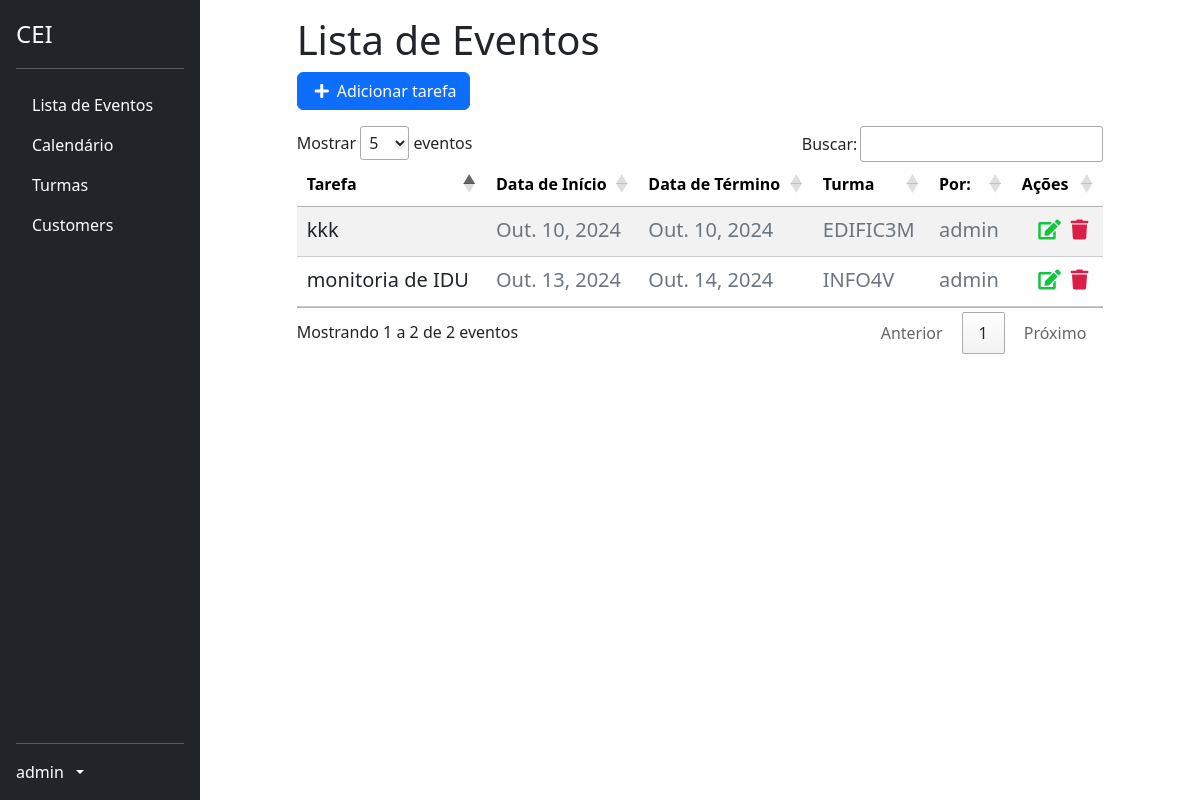
Before: /list/ (signed in) with the older database file.
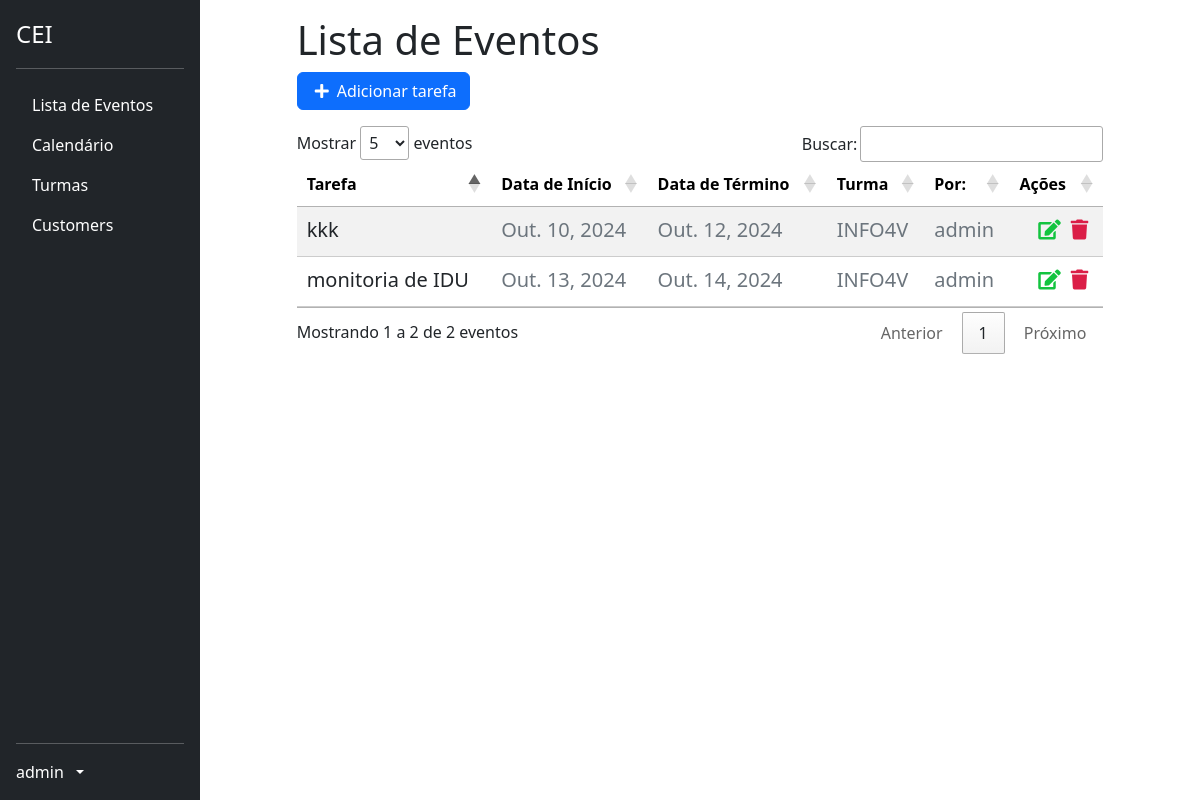
After: the same page with the newer database file.
### tasks/models.py (models this page shows, shortened)
class Task(models.Model):
    id = models.BigAutoField(primary_key=True)
    title = models.CharField(max_length=255)
    description = models.TextField()
    start_date = models.DateField()
    end_date = models.DateField()
    total_subs = models.PositiveIntegerField(default=0)
    subs = models.PositiveIntegerField(default=0)
    start_time = models.TimeField()
    end_time = models.TimeField()
    usuario = models.ForeignKey(CustomUser, on_delete=models.PROTECT)
    turma = models.ForeignKey('classes.Turma', on_delete=models.CASCADE)
    created_at = models.DateTimeField(auto_now_add=True)
    updated_at = models.DateTimeField(auto_now=True)

### classes/models.py (models this page shows, shortened)
class Turma(models.Model):
    TURNO_CHOICES = [
        ('manha', 'Manhã'),
        ('tarde', 'Tarde'),
        ('noite', 'Noite'),
    ]
    CURSO_CHOICES = [
        ('edificacoes', 'Edificações'),
        ('informatica', 'Informática'),
        ('meio_ambiente', 'Meio Ambiente'),
        ('matematica', 'Matemática'),
    ]
    SERIE_CHOICES = [
        ('1', '1º Ano'),
        ('2', '2º Ano'),
        ('3', '3º Ano'),
        ('4', '4º Ano'),
    ]
    nome = models.CharField(max_length=100)
    serie = models.CharField(max_length=1, choices=SERIE_CHOICES)
    turno = models.CharField(max_length=5, choices=TURNO_CHOICES)
    curso = models.CharField(max_length=15, choices=CURSO_CHOICES)

### profiles/models.py (models this page shows)
class CustomUser(AbstractUser):
    id = models.BigAutoField(primary_key=True)
    turma = models.ForeignKey('classes.Turma', on_delete=models.SET_NULL, blank=True, null=True)

### tasks/views.py (the view)
# urls.py: path('list/', TaskListView.as_view(), name='task-list'),
class TaskListView(GroupRequiredMixin, LoginRequiredMixin, ListView):
    group_required = u"Docente"
    login_url = reverse_lazy('login')
    model = Task
    template_name = 'tasks/list.html'
    context_object_name = 'tasks'
    ordering = '-created_at'
    def get_queryset(self):
        self.tasks = Task.objects.filter(usuario=self.request.user)
        return self.tasks

### tasks/templates/tasks/list.html (shortened to what this page needs)
{% extends 'base.html' %}
{% block content %}
<div class="offset-1 col-10 list-div">
    <h1>Lista de Eventos</h1>
    <div class="row mb-3">
        <div class="col-auto btn-primary">
            <a id="add-link" href="{% url 'new-task' %}" class="btn btn-primary d-flex align-items-center">
                <i class="fas fa-plus me-2"></i> Adicionar tarefa
            </a>
        </div>
    </div>
    <table id="taskTable" class="table table-striped table-hover" style="margin-top: 30px;">
        <thead class="table">
            <tr>
                <th>Tarefa</th>
                <th>Data de Início</th>
                <th>Data de Término</th>
                <th>Turma</th>
                <th>Por:</th>
                <th>Ações</th>
            </tr>
        </thead>
        <tbody>
            {% for task in tasks %}
            <tr class="task-item">
                <td><a href="/task/{{ task.id }}" class="text-decoration-none text-dark">{{ task.title }}</a></td>
                <td style="color: #6c757d;">{{ task.start_date }}</td>
                <td style="color: #6c757d;" >{{task.end_date}}</td>
                <td style="color: #6c757d;" >{{ task.turma.nome }}</td>
                <td style="color: #6c757d;"> {{ task.usuario.username }} </td>
                <td>
                    <a href="{% url 'delete-task' task.id %}" class="text-danger me-2"><i class="fas fa-trash"></i></a>
                    <a href="{% url 'edit-task' task.id %}" class="text-warning"><i class="fas fa-edit"></i></a>
                </td>
            </tr>
            {% endfor %}
        </tbody>
    </table>
</div>
{% endblock %}
{% block scripts %}
<link rel="stylesheet" href="https://cdn.datatables.net/1.11.5/css/jquery.dataTables.min.css">
{% endblock %}

Changed rows visible on the page:
changed Task "kkk": end_date "Out. 10, 2024" → "Out. 12, 2024"; turma.nome "EDIFIC3M" → "INFO4V"
